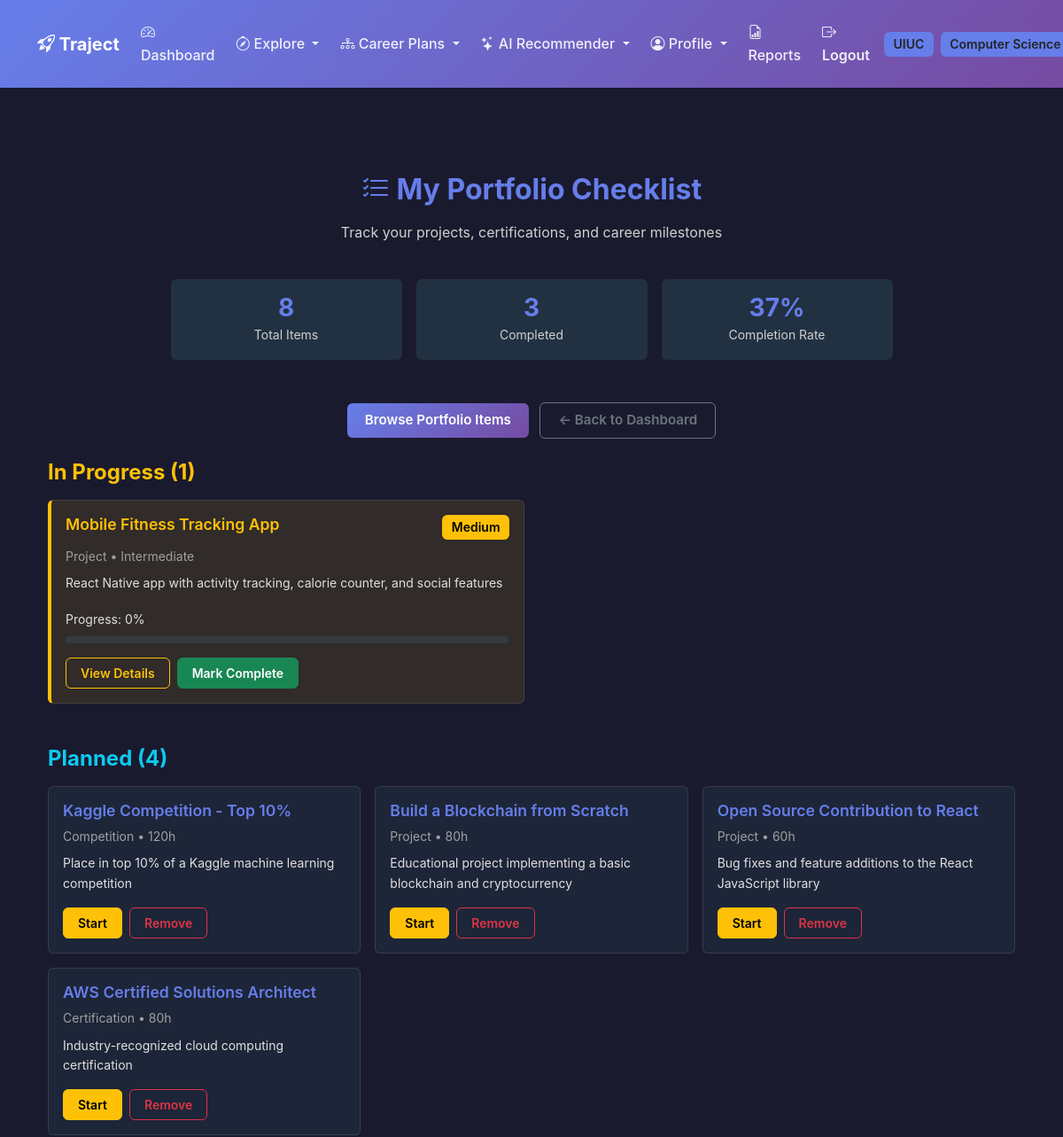
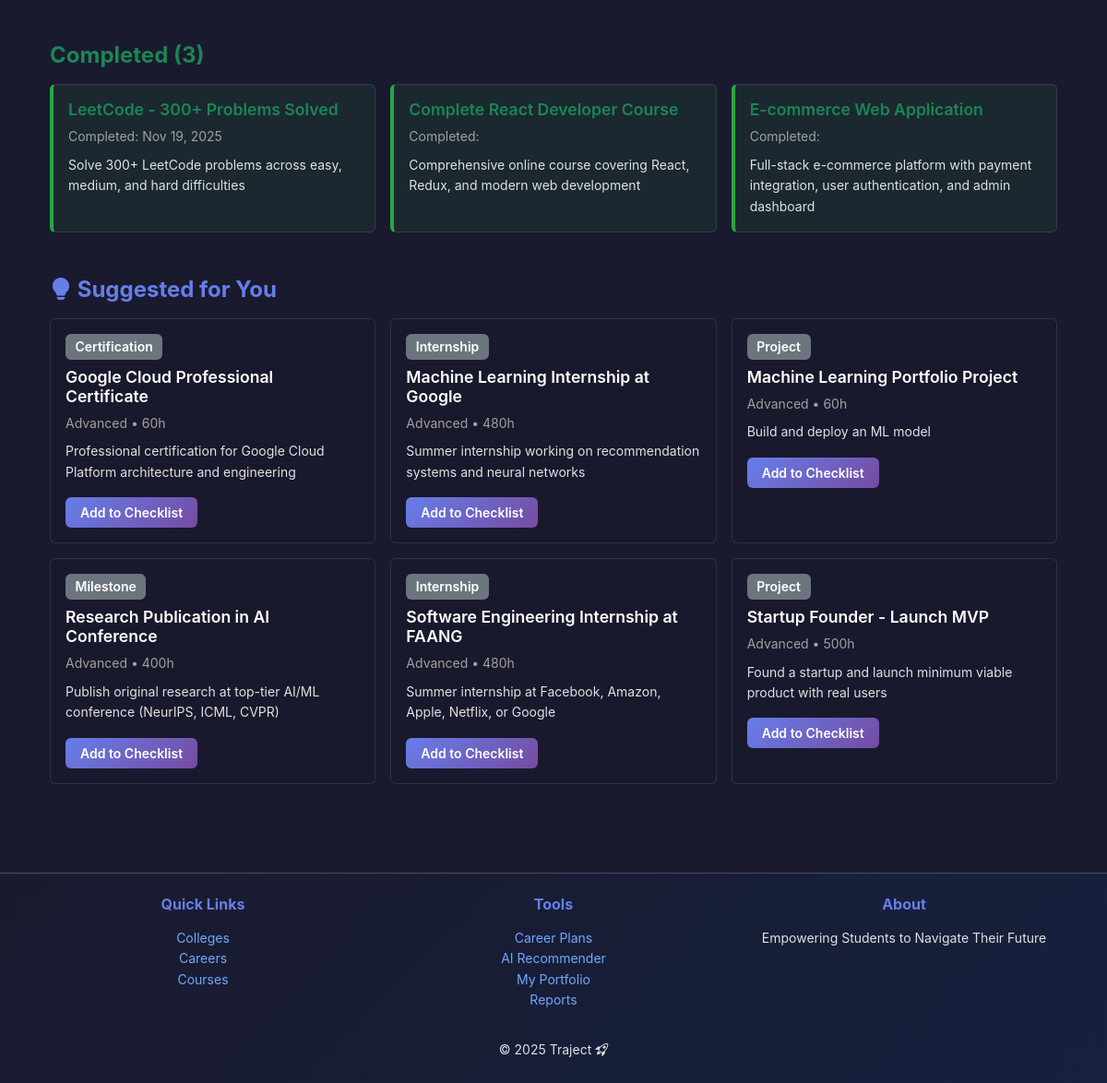
The page /accounts/portfolio/checklist/ (signed in) on the database its author committed (2 pictures, top to bottom).
### accounts/models.py (models this page shows, shortened)
class UserProfile(models.Model):
    ACADEMIC_YEARS = [
        ('FR', 'Freshman'),
        ('SO', 'Sophomore'),
        ('JR', 'Junior'),
        ('SR', 'Senior'),
        ('GR', 'Graduate'),
    ]
    user = models.OneToOneField(
        User, on_delete=models.CASCADE, related_name='profile'
    )
    college = models.ForeignKey(
        "colleges.College",
        on_delete=models.SET_NULL,
        null=True, blank=True,
        related_name='students'
    )
    major = models.ForeignKey(
        "colleges.Major",
        on_delete=models.SET_NULL,
        null=True, blank=True,
        related_name='major_students'
    )
    minors = models.ManyToManyField(
        "colleges.Major",
        blank=True,
        related_name='minor_students',
        help_text="Optional secondary areas of study."
    )
    gpa = models.DecimalField(
        max_digits=4,
        decimal_places=2,
        validators=[MinValueValidator(0.0), MaxValueValidator(4.0)],
        null=True, blank=True,
        help_text="GPA on a 4.0 scale."
    )
    academic_year = models.CharField(
        max_length=2,
        choices=ACADEMIC_YEARS,
        default='FR'
    )
    personal_interests = models.TextField(blank=True)
    career_goals = models.TextField(blank=True)
    clubs_interest = models.TextField(blank=True)
    clubs_user_is_a_part_of = models.TextField(blank=True)
    skills = models.TextField(blank=True)
    work_experience = models.TextField(blank=True)
    preferred_industries = models.TextField(blank=True)
    preferred_locations = models.TextField(blank=True)
    preferred_positions = models.TextField(blank=True)
    preferred_company = models.TextField(blank=True)
    created_at = models.DateTimeField(auto_now_add=True)
    class Meta:
        ordering = ['user__username']
        verbose_name = "User Profile"
        verbose_name_plural = "User Profiles"

class UserChecklist(models.Model):
    STATUS_CHOICES = [
        ('PLANNED', 'Planned'),
        ('IN_PROGRESS', 'In Progress'),
        ('COMPLETED', 'Completed'),
        ('ABANDONED', 'Abandoned'),
    ]
    user_profile = models.ForeignKey(
        UserProfile,
        on_delete=models.CASCADE,
        related_name='checklist_items'
    )
    portfolio_item = models.ForeignKey(
        PortfolioItem,
        on_delete=models.CASCADE,
        related_name='user_checklists'
    )
    status = models.CharField(
        max_length=20,
        choices=STATUS_CHOICES,
        default='PLANNED'
    )
    notes = models.TextField(blank=True)
    progress_percentage = models.PositiveIntegerField(
        default=0,
        help_text="Percentage complete (0-100)"
    )
    added_at = models.DateTimeField(auto_now_add=True)
    started_at = models.DateTimeField(null=True, blank=True)
    completed_at = models.DateTimeField(null=True, blank=True)
    priority = models.CharField(
        max_length=10,
        choices=[
            ('LOW', 'Low'),
            ('MEDIUM', 'Medium'),
            ('HIGH', 'High'),
        ],
        default='MEDIUM'
    )
    class Meta:
        ordering = ['-priority', '-added_at']
        unique_together = ('user_profile', 'portfolio_item')
        verbose_name = "User Checklist Item"
        verbose_name_plural = "User Checklist Items"

class PortfolioItem(models.Model):
    ITEM_TYPES = [
        ('PROJECT', 'Project'),
        ('CERT', 'Certification'),
        ('MILESTONE', 'Milestone'),
        ('INTERNSHIP', 'Internship'),
        ('COMPETITION', 'Competition'),
    ]
    title = models.CharField(max_length=200)
    item_type = models.CharField(max_length=20, choices=ITEM_TYPES, default='PROJECT')
    description = models.TextField(blank=True)
    related_careers = models.ManyToManyField(
        'careers.Career',
        blank=True,
        related_name='portfolio_items'
    )
    skills_gained = models.TextField(
        blank=True,
        help_text="Comma-separated list of skills"
    )
    estimated_hours = models.PositiveIntegerField(
        null=True, blank=True,
        help_text="Estimated hours to complete"
    )
    difficulty_level = models.CharField(
        max_length=20,
        choices=[
            ('BEGINNER', 'Beginner'),
            ('INTERMEDIATE', 'Intermediate'),
            ('ADVANCED', 'Advanced'),
        ],
        default='BEGINNER'
    )
    resource_url = models.URLField(blank=True, null=True)
    created_at = models.DateTimeField(auto_now_add=True)
    class Meta:
        ordering = ['difficulty_level', 'title']
        verbose_name = "Portfolio Item"
        verbose_name_plural = "Portfolio Items"

### colleges/models.py (models this page shows, shortened)
class College(models.Model):
    college_name = models.CharField(max_length=300)  # Full college name
    city = models.CharField(max_length=100)
    state = models.CharField(max_length=100)
    abbreviation = models.CharField(max_length=50, unique=True)  # e.g. UIUC
    logo_url = models.URLField(blank=True, null=True)
    class Meta:
        ordering = ["college_name"]

class Major(models.Model):
    college = models.ForeignKey(
        College, on_delete=models.CASCADE, related_name="majors"
    )
    name = models.CharField(max_length=120)
    code = models.CharField(max_length=20, blank=True)  # e.g., CS, ECE, etc.
    class Meta:
        unique_together = ("college", "name")  # Prevent duplicates within same college
        ordering = ["college__abbreviation", "name"]

### accounts/portfolio_views.py (the view)
# urls.py: path("portfolio/checklist/", portfolio_views.portfolio_checklist_view, name="portfolio_checklist"),
@login_required
def portfolio_checklist_view(request):
    profile = request.user.profile
    checklist_items = UserChecklist.objects.filter(
        user_profile=profile
    ).select_related('portfolio_item').order_by('-priority', '-added_at')
    planned = checklist_items.filter(status='PLANNED')
    in_progress = checklist_items.filter(status='IN_PROGRESS')
    completed = checklist_items.filter(status='COMPLETED')
    total_items = checklist_items.count()
    completed_count = completed.count()
    completion_rate = int((completed_count / total_items * 100)) if total_items > 0 else 0
    suggested_items = PortfolioItem.objects.exclude(
        user_checklists__user_profile=profile
    ).order_by('difficulty_level', 'title')[:6]
    context = {
        'planned': planned,
        'in_progress': in_progress,
        'completed': completed,
        'total_items': total_items,
        'completed_count': completed_count,
        'completion_rate': completion_rate,
        'suggested_items': suggested_items,
    }
    return render(request, 'accounts/portfolio_checklist.html', context)

### templates/accounts/portfolio_checklist.html (shortened to what this page needs)
{% extends "accounts/base.html" %}
{% load static %}
{% block content %}
<div class="container mt-5">
 <div class="text-center mb-5">
 <h2 class="fw-bold text-accent mb-3"><i class="bi bi-list-check"></i> My Portfolio Checklist</h2>
 <p class="text-light">Track your projects, certifications, and career milestones</p>
 <div class="row g-3 mt-4 justify-content-center">
 <div class="col-md-3">
 <div class="card text-center" style="background: rgba(102, 252, 241, 0.1); border: 1px solid var(--tj-accent);">
 <div class="card-body">
 <h3 class="text-accent mb-0">{{ total_items }}</h3>
 <small class="text-light">Total Items</small>
 </div>
 </div>
 </div>
 <div class="col-md-3">
 <div class="card text-center" style="background: rgba(102, 252, 241, 0.1); border: 1px solid var(--tj-accent);">
 <div class="card-body">
 <h3 class="text-accent mb-0">{{ completed_count }}</h3>
 <small class="text-light">Completed</small>
 </div>
 </div>
 </div>
 <div class="col-md-3">
 <div class="card text-center" style="background: rgba(102, 252, 241, 0.1); border: 1px solid var(--tj-accent);">
 <div class="card-body">
 <h3 class="text-accent mb-0">{{ completion_rate }}%</h3>
 <small class="text-light">Completion Rate</small>
 </div>
 </div>
 </div>
 </div>
 </div>
 <div class="text-center mb-4">
 <a href="{% url 'accounts:browse_portfolio' %}" class="btn btn-primary me-2">
 Browse Portfolio Items
 </a>
 <a href="{% url 'accounts:dashboard' %}" class="btn btn-outline-secondary">
 ← Back to Dashboard
 </a>
 </div>
 <div class="mb-5">
 <h4 class="text-warning fw-bold mb-3"> In Progress ({{ in_progress.count }})</h4>
 {% if in_progress %}
 <div class="row g-3">
 {% for item in in_progress %}
 <div class="col-md-6">
 <div class="card h-100" style="background: rgba(255, 193, 7, 0.1); border-left: 4px solid #ffc107;">
 <div class="card-body">
 <div class="d-flex justify-content-between align-items-start mb-2">
 <h5 class="card-title text-warning mb-0">
 {{ item.portfolio_item.title }}
 </h5>
 <span class="badge bg-{{ item.priority|lower }}">{{ item.get_priority_display }}</span>
 </div>
 <p class="small text-muted mb-2">
 {{ item.portfolio_item.get_item_type_display }} •
 {{ item.portfolio_item.get_difficulty_level_display }}
 </p>
 <p class="small mb-3">{{ item.portfolio_item.description|truncatewords:20 }}</p>
 <div class="mb-3">
 <label class="form-label small">Progress: {{ item.progress_percentage }}%</label>
 <div class="progress" style="height: 8px;">
 </div>
 </div>
 <div class="d-flex gap-2">
 <a href="{% url 'accounts:portfolio_item_detail' item.portfolio_item.id %}"
 class="btn btn-sm btn-outline-warning">
 View Details
 </a>
 <form method="POST" action="{% url 'accounts:update_checklist_status' item.id %}" class="d-inline">
 <button type="submit" class="btn btn-sm btn-success"> Mark Complete</button>
 </form>
 </div>
 </div>
 </div>
 </div>
 {% endfor %}
 </div>
 {% else %}
 <div class="alert alert-info">
 No items in progress. Move items from Planned to start working on them!
 </div>
 {% endif %}
 </div>
 <div class="mb-5">
 <h4 class="text-info fw-bold mb-3"> Planned ({{ planned.count }})</h4>
 {% if planned %}
 <div class="row g-3">
 {% for item in planned %}
 <div class="col-md-4">
 <div class="card h-100" style="background: rgba(102, 252, 241, 0.05);">
 <div class="card-body">
 <h6 class="card-title text-accent">{{ item.portfolio_item.title }}</h6>
 <p class="small text-muted mb-2">
 {{ item.portfolio_item.get_item_type_display }} •
 {{ item.portfolio_item.estimated_hours }}h
 </p>
 <p class="small mb-3">{{ item.portfolio_item.description|truncatewords:15 }}</p>
 <div class="d-flex gap-2">
 <form method="POST" action="{% url 'accounts:update_checklist_status' item.id %}" class="d-inline">
 <button type="submit" class="btn btn-sm btn-warning">Start</button>
 </form>
 <a href="{% url 'accounts:remove_from_checklist' item.id %}"
 class="btn btn-sm btn-outline-danger"
 onclick="return confirm('Remove this item?')">
 Remove
 </a>
 </div>
 </div>
 </div>
 </div>
 {% endfor %}
 </div>
 {% else %}
 <div class="alert alert-info">
 No planned items. Browse the portfolio library to add items!
 </div>
 {% endif %}
 </div>
 <div class="mb-5">
 <h4 class="text-success fw-bold mb-3"> Completed ({{ completed.count }})</h4>
 {% if completed %}
 <div class="row g-3">
 {% for item in completed %}
 <div class="col-md-4">
 <div class="card h-100" style="background: rgba(40, 167, 69, 0.1); border-left: 4px solid #28a745;">
 <div class="card-body">
 <h6 class="card-title text-success"> {{ item.portfolio_item.title }}</h6>
 <p class="small text-muted mb-2">
 Completed: {{ item.completed_at|date:"M d, Y" }}
 </p>
 <p class="small mb-0">{{ item.portfolio_item.description|truncatewords:15 }}</p>
 </div>
 </div>
 </div>
 {% endfor %}
 </div>
 {% else %}
 <div class="alert alert-info">
 No completed items yet. Keep working on your goals!
 </div>
 {% endif %}
 </div>
 <div class="mb-5">
 <h4 class="text-accent fw-bold mb-3"><i class="bi bi-lightbulb-fill"></i> Suggested for You</h4>
 {% if suggested_items %}
 <div class="row g-3">
 {% for item in suggested_items %}
 <div class="col-md-4">
 <div class="card h-100">
 <div class="card-body">
 <span class="badge bg-secondary mb-2">{{ item.get_item_type_display }}</span>
 <h6 class="card-title">{{ item.title }}</h6>
 <p class="small text-muted mb-2">
 {{ item.get_difficulty_level_display }} • {{ item.estimated_hours }}h
 </p>
 <p class="small mb-3">{{ item.description|truncatewords:15 }}</p>
 <a href="{% url 'accounts:add_to_checklist' item.id %}" class="btn btn-sm btn-primary">
 Add to Checklist
 </a>
 </div>
 </div>
 </div>
 {% endfor %}
 </div>
 {% else %}
 <p class="text-muted">All items have been added to your checklist!</p>
 {% endif %}
 </div>
</div>
{% endblock %}

### templates/accounts/base.html (shortened to what this page needs)
{% load static %}
<!DOCTYPE html>
<html lang="en" data-bs-theme="dark">
 <head>
 <link
 href="https://cdn.jsdelivr.net/npm/bootstrap@5.3.3/dist/css/bootstrap.min.css"
 rel="stylesheet"
 >
 <link
 rel="stylesheet"
 href="https://cdn.jsdelivr.net/npm/bootstrap-icons@1.11.3/font/bootstrap-icons.min.css"
 >
 <link rel="stylesheet" href="{% static 'css/traject.css' %}">
 </head>
 <body class="traject-bg d-flex flex-column min-vh-100">
 <nav class="navbar navbar-expand-lg traject-navbar py-3">
 <div class="container">
 <a class="navbar-brand fw-bold text-white" href="/">
 <i class="bi bi-rocket-takeoff"></i> Traject
 </a>
 <div class="collapse navbar-collapse" id="navbarNav">
 <ul class="navbar-nav ms-auto align-items-center gap-2">
 {% if user.is_authenticated %}
 <li class="nav-item">
 <a class="nav-link" href="{% url 'accounts:dashboard' %}">
 <i class="bi bi-speedometer2"></i> Dashboard
 </a>
 </li>
 <li class="nav-item dropdown">
 <a class="nav-link dropdown-toggle" href="#" role="button" data-bs-toggle="dropdown">
 <i class="bi bi-compass"></i> Explore
 </a>
 </li>
 <li class="nav-item dropdown">
 <a class="nav-link dropdown-toggle" href="#" role="button" data-bs-toggle="dropdown">
 <i class="bi bi-diagram-3"></i> Career Plans
 </a>
 </li>
 <li class="nav-item dropdown">
 <a class="nav-link dropdown-toggle" href="#" role="button" data-bs-toggle="dropdown">
 <i class="bi bi-stars"></i> AI Recommender
 </a>
 </li>
 <li class="nav-item dropdown">
 <a class="nav-link dropdown-toggle" href="#" role="button" data-bs-toggle="dropdown">
 <i class="bi bi-person-circle"></i> Profile
 </a>
 </li>
 <li class="nav-item">
 <a class="nav-link" href="{% url 'accounts:reports' %}">
 <i class="bi bi-file-earmark-bar-graph"></i> Reports
 </a>
 </li>
 <li class="nav-item">
 <a class="nav-link fw-semibold text-accent-dark" href="{% url 'accounts:logout' %}">
 <i class="bi bi-box-arrow-right"></i> Logout
 </a>
 </li>
 {% if user.profile.college %}
 <li class="nav-item">
 <span class="badge bg-accent text-dark" data-bs-toggle="tooltip" title="Your College">
 {{ user.profile.college.abbreviation }}
 </span>
 </li>
 {% endif %}
 {% if user.profile.major %}
 <li class="nav-item">
 <span class="badge bg-accent text-dark" data-bs-toggle="tooltip" title="Your Major">
 {{ user.profile.major.name }}
 </span>
 </li>
 {% endif %}
 {% else %}
 <li class="nav-item"><a class="nav-link" href="{% url 'accounts:login' %}">Login</a></li>
 <li class="nav-item">
 <a class="btn btn-accent btn-sm" href="{% url 'accounts:signup' %}">Sign Up</a>
 </li>
 {% endif %}
 </ul>
 </div>
 </div>
 </nav>
 <main class="flex-grow-1 py-5">
 <div class="container">
 {% block content %}{% endblock %}
 </div>
 </main>
 <footer class="footer text-center py-4 border-top">
 <div class="container">
 <div class="row mb-3">
 <div class="col-md-4 mb-3 mb-md-0">
 <h6 class="text-accent fw-bold">Quick Links</h6>
 <ul class="list-unstyled small">
 <li><a href="{% url 'colleges:list' %}" class="text-decoration-none">Colleges</a></li>
 <li><a href="{% url 'careers:list' %}" class="text-decoration-none">Careers</a></li>
 <li><a href="{% url 'catalog:courses' %}" class="text-decoration-none">Courses</a></li>
 </ul>
 </div>
 <div class="col-md-4 mb-3 mb-md-0">
 <h6 class="text-accent fw-bold">Tools</h6>
 <ul class="list-unstyled small">
 {% if user.is_authenticated %}
 <li><a href="{% url 'accounts:career_plans_list' %}" class="text-decoration-none">Career Plans</a></li>
 <li><a href="{% url 'recommender:dashboard' %}" class="text-decoration-none">AI Recommender</a></li>
 <li><a href="{% url 'accounts:portfolio_checklist' %}" class="text-decoration-none">My Portfolio</a></li>
 <li><a href="{% url 'accounts:reports' %}" class="text-decoration-none">Reports</a></li>
 {% else %}
 <li><a href="{% url 'accounts:login' %}" class="text-decoration-none">Login</a></li>
 <li><a href="{% url 'accounts:signup' %}" class="text-decoration-none">Sign Up</a></li>
 {% endif %}
 </ul>
 </div>
 <div class="col-md-4">
 <h6 class="text-accent fw-bold">About</h6>
 <p class="small mb-0">Empowering Students to Navigate Their Future</p>
 </div>
 </div>
 <p class="mb-0 small">&copy; {% now "Y" %} Traject <i class="bi bi-rocket-takeoff"></i></p>
 </div>
 </footer>
 </body>
</html>

### rows shown on the page
UserChecklist: portfolio_item "Mobile Fitness Tracking App", priority "Medium", portfolio_item.item_type "Project", portfolio_item.difficulty_level "Intermediate", portfolio_item.description "React Native app with activity tracking, calorie counter, and social features", progress_percentage "0"
UserChecklist: portfolio_item "Kaggle Competition - Top 10%", portfolio_item.item_type "Competition", portfolio_item.estimated_hours "120", portfolio_item.description "Place in top 10% of a Kaggle machine learning competition"
UserChecklist: portfolio_item "Build a Blockchain from Scratch", portfolio_item.item_type "Project", portfolio_item.estimated_hours "80", portfolio_item.description "Educational project implementing a basic blockchain and cryptocurrency"
UserChecklist: portfolio_item "Open Source Contribution to React", portfolio_item.item_type "Project", portfolio_item.estimated_hours "60", portfolio_item.description "Bug fixes and feature additions to the React JavaScript library"
UserChecklist: portfolio_item "AWS Certified Solutions Architect", portfolio_item.item_type "Certification", portfolio_item.estimated_hours "80", portfolio_item.description "Industry-recognized cloud computing certification"
UserChecklist: portfolio_item "LeetCode - 300+ Problems Solved", completed_at "Nov 19, 2025", portfolio_item.description "Solve 300+ LeetCode problems across easy, medium, and hard difficulties"
UserChecklist: portfolio_item "Complete React Developer Course", portfolio_item.description "Comprehensive online course covering React, Redux, and modern web development"
UserChecklist: portfolio_item "E-commerce Web Application", portfolio_item.description "Full-stack e-commerce platform with payment integration, user authentication, and admin dashboard"
PortfolioItem: item_type "Certification", title "Google Cloud Professional Certificate", difficulty_level "Advanced", estimated_hours "60", description "Professional certification for Google Cloud Platform architecture and engineering"
PortfolioItem: item_type "Internship", title "Machine Learning Internship at Google", difficulty_level "Advanced", estimated_hours "480", description "Summer internship working on recommendation systems and neural networks"
PortfolioItem: item_type "Project", title "Machine Learning Portfolio Project", difficulty_level "Advanced", estimated_hours "60", description "Build and deploy an ML model"
PortfolioItem: item_type "Milestone", title "Research Publication in AI Conference", difficulty_level "Advanced", estimated_hours "400", description "Publish original research at top-tier AI/ML conference (NeurIPS, ICML, CVPR)"
PortfolioItem: item_type "Internship", title "Software Engineering Internship at FAANG", difficulty_level "Advanced", estimated_hours "480", description "Summer internship at Facebook, Amazon, Apple, Netflix, or Google"
PortfolioItem: item_type "Project", title "Startup Founder - Launch MVP", difficulty_level "Advanced", estimated_hours "500", description "Found a startup and launch minimum viable product with real users"

### other values the page prints
{{ user.profile.college.abbreviation }} "UIUC"
{{ user.profile.major.name }} "Computer Science"
{{ total_items }} "8"
{{ completed_count }} "3"
{{ completion_rate }} "37"
{{ in_progress.count }} "1"
{{ planned.count }} "4"
{{ completed.count }} "3"
